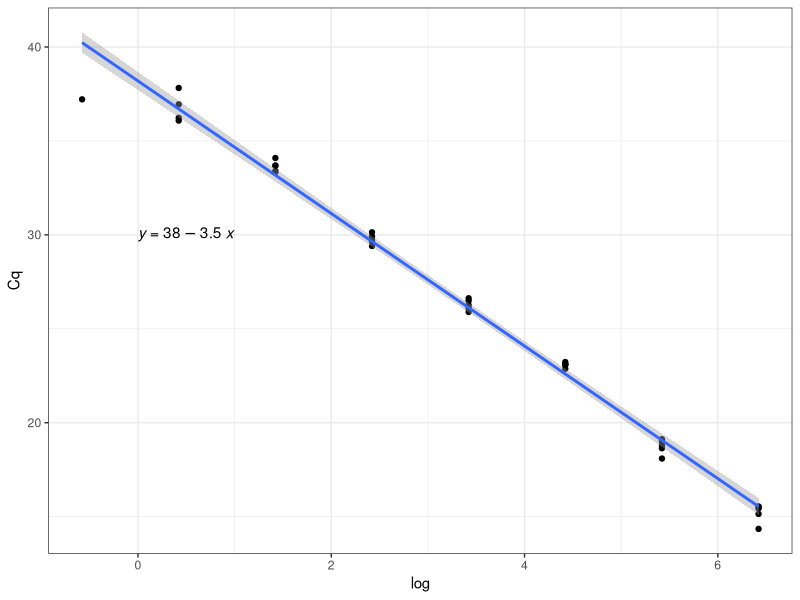

Generate this figure with R:
## ---- chunk 1
library(tidyverse)
library(here)
library(ggpubr) #Regression Eq
## ---- chunk 2
va<- read.csv(here("data", "raw_data","qpcr", "va",  "va_c2_bo_daily_57.csv" ))
## ---- chunk 3
va<-
  va %>%
  filter(Content %in% "Std")
## ---- chunk 4
va<-
  va %>%
  mutate(
    log = log10(SQ))
## ---- chunk 5
va %>%
  ggplot() + geom_point(
    aes(x = log,
        y = Cq)) + 
  geom_smooth(
    aes(x = log,
        y = Cq),
    method = "lm") +
  theme_bw()+
  stat_regline_equation(
    aes(x = log,
        y = Cq),
    label.x = 0,
    label.y = 30)
## ---- chunk 6
relation<- lm(Cq~log, va)

print(summary(relation))
## ---- chunk 7
S<- 0.23699
b<- -3.74

LOD_cop<- 10^((3*S) / b) #Unlog to go form logSQ --> SQ
LOD_cq<- 41 - ((3.7) *((3*S) / b)) #Use equation of the line to go from logSQ --> Cq

LOQ_cop<- 10^((10*S) / b)
LOQ_cq<- 41 - ((3.7) *((10*S) / b))
